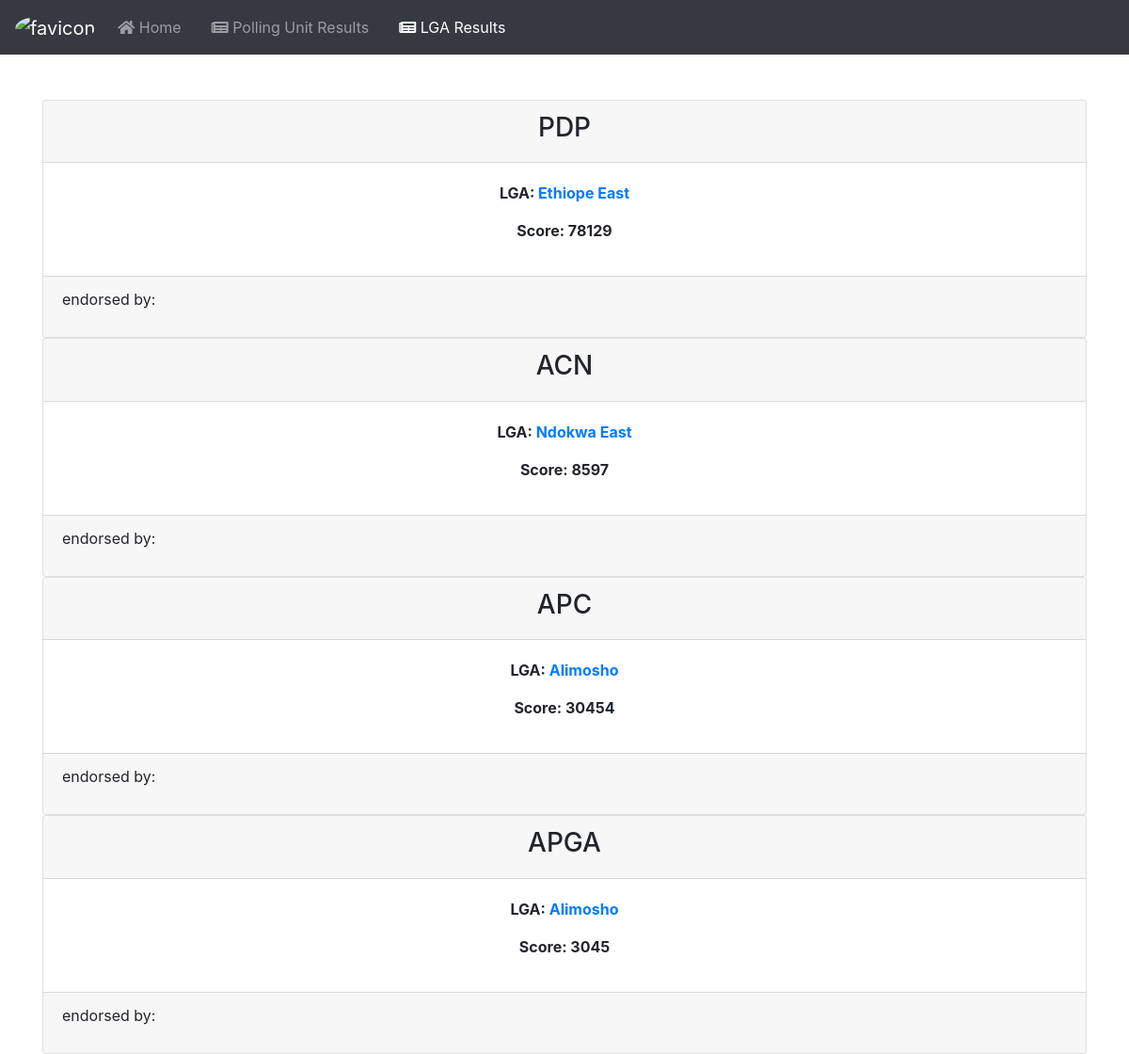
Page /lga-results/ on the committed database.
### results/models.py (models this page shows, shortened)
class AnnouncedLGAResult(models.Model):
    lga_name = models.ForeignKey(LGA, related_name='lga_results', on_delete=models.CASCADE)
    party_abbr = models.ForeignKey(Party, related_name='lga_party_score', on_delete=models.CASCADE)
    agent = models.ForeignKey(User, on_delete=models.CASCADE)
    party_score = models.PositiveIntegerField()
    date = models.DateTimeField(default=now)

### party/models.py (models this page shows)
class Party(models.Model):
    name = models.CharField(max_length=11)
    def __str__(self):
        return f'{self.name}'

### states/models.py (models this page shows, shortened)
class LGA(models.Model):
    name = models.CharField(max_length=50)
    state = models.ForeignKey(State, related_name='states', on_delete=models.CASCADE)
    def __str__(self):
        return f'{self.name}'

### results/views.py (the view)
# urls.py: path('lga-results/', LGAResultListView.as_view(), name='lga-results'),
class LGAResultListView(ListView):
    model = AnnouncedLGAResult
    template_name = 'results/lga_results.html'
    ordering = '-date'
    def get_context_data(self, *, object_list=None, **kwargs):
        results = AnnouncedLGAResult.objects.all()
        context = {
            'title': 'LGA Results',
            'results': results,
        }
        return context

### templates/results/lga_results.html
{% extends 'base.html' %}
{% block content %}
    <div class="container mt-5">
        {% for result in results  %}
            <div class="card">
                <div class="card-header">
                    <h3 class="text-center">{{ result.party_abbr }}</h3>
                </div>
                <div class="card-body">
                    <p class="text-center font-weight-bolder">
                        LGA: <a href="{{ result.get_absolute_url }}">{{ result.lga_name }}</a>
                    </p>
                    <p class="text-center font-weight-bolder">
                        Score: {{ result.party_score }}
                    </p>
                </div>
                <div class="card-footer">
                    <p>
                        endorsed by: {{ result.lga_results.pu_lags.pu_results.total_result }}
                    </p>
                </div>
            </div>
        {% endfor %}
    </div>
{% endblock %}

### templates/base.html (shortened to what this page needs)
{% load static %}
<!doctype html>
<html lang="en">
<head>
    <link rel="stylesheet" href="{% static 'css/bootstrap.min.css' %}">
    <link rel="stylesheet" href="{% static 'css/all.css' %}">
</head>
<body>
{% include 'partials/_navbar.html' %}
{% block content %}
{% endblock %}
</body>
</html>

### templates/partials/_navbar.html (shortened to what this page needs)
{% load static %}
<nav class="navbar navbar-expand-sm bg-dark navbar-dark sticky-top" id="home-navbar">
    <a href="{% url 'results:index' %}" class="navbar-brand">
        <img src="{% static 'img/favicon.jpg' %}" alt="favicon" class="rounded-circle" width="50" height="50">
    </a>
    <div class="collapse navbar-collapse" id="navbarNav">
        <ul class="navbar-nav grid-navbar">
            <li {% if '/' == request.path %} class="nav-item active mr-3" {% else %} class="nav-item mr-3" {% endif %}>
                <a href="{% url 'results:index' %}" class="nav-link">
                    <i class="fas fa-home"></i> Home
                </a>
            </li>
            <li {% if 'pu-results' in request.path %} class="nav-item active mr-3" {% else %} class="nav-item mr-3" {% endif %}>
                <a href="{% url 'results:pu-results' %}" class="nav-link">
                    <i class="fas fa-newspaper"></i> Polling Unit Results
                </a>
            </li>
            <li {% if 'lga-results' in request.path %} class="nav-item active mr-3" {% else %} class="nav-item mr-3" {% endif %}>
                <a href="{% url 'results:lga-results' %}" class="nav-link">
                    <i class="fas fa-newspaper"></i> LGA Results
                </a>
            </li>
        </ul>
    </div>
</nav>

### votingsystem/static/css/all.css (style rules this page uses)
.fa, .fas, .far, .fal, .fab { -moz-osx-font-smoothing: grayscale; -webkit-font-smoothing: antialiased; display: inline-block; font-style: normal; font-variant: normal; text-rendering: auto; line-height: 1; }
.fa-home:before { content: "\f015"; }
.fa-newspaper:before { content: "\f1ea"; }
.fa, .fas { font-family: 'Font Awesome 5 Free'; font-weight: 900; }

### rows in the picture
AnnouncedLGAResult: party_abbr "PDP", lga_name "Ethiope East", party_score "78129"
AnnouncedLGAResult: party_abbr "ACN", lga_name "Ndokwa East", party_score "8597"
AnnouncedLGAResult: party_abbr "APC", lga_name "Alimosho", party_score "30454"
AnnouncedLGAResult: party_abbr "APGA", lga_name "Alimosho", party_score "3045"
